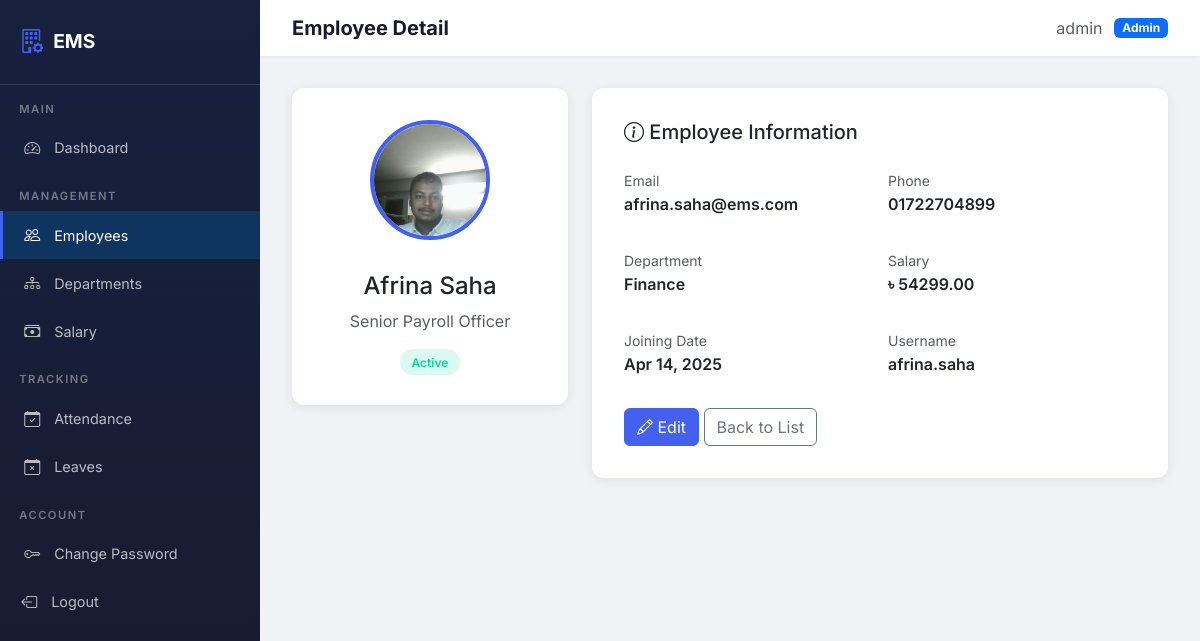
The app's page /employees/35/ (signed in) with its own data.
### employees/models.py (models this page shows, shortened)
class Employee(models.Model):
    STATUS_CHOICES = [
        ('active', 'Active'),
        ('inactive', 'Inactive'),
    ]
    user = models.OneToOneField(User, on_delete=models.CASCADE, related_name='employee')
    phone = models.CharField(max_length=20, blank=True)
    department = models.ForeignKey(
        Department, on_delete=models.SET_NULL, null=True, related_name='employees'
    )
    job_title = models.CharField(max_length=100)
    salary = models.DecimalField(max_digits=12, decimal_places=2, default=0)
    joining_date = models.DateField()
    status = models.CharField(max_length=10, choices=STATUS_CHOICES, default='active')
    profile_picture = models.ImageField(
        upload_to='profile_pics/', blank=True, null=True
    )
    class Meta:
        ordering = ['user__first_name', 'user__last_name']
    @property
    def full_name(self):
        return self.user.get_full_name() or self.user.username
    @property
    def email(self):
        return self.user.email

### departments/models.py (models this page shows, shortened)
class Department(models.Model):
    name = models.CharField(max_length=100, unique=True)
    description = models.TextField(blank=True)
    created_at = models.DateTimeField(auto_now_add=True)
    class Meta:
        ordering = ['name']
    def __str__(self):
        return self.name

### employees/views.py (the view)
# urls.py: path('<int:pk>/', views.employee_detail, name='detail'),
@admin_required
def employee_detail(request, pk):
    employee = get_object_or_404(Employee.objects.select_related('user', 'department'), pk=pk)
    return render(request, 'employees/employee_detail.html', {
        'employee': employee,
    })

### templates/employees/employee_detail.html (shortened to what this page needs)
{% extends 'base.html' %}
{% block page_title %}Employee Detail{% endblock %}
{% block content %}
<div class="row g-4">
    <div class="col-md-4">
        <div class="form-card profile-header">
            {% if employee.profile_picture %}
            <img src="{{ employee.profile_picture.url }}" class="profile-picture">
            {% else %}
            <div class="profile-picture bg-primary d-flex align-items-center justify-content-center text-white mx-auto"
                style="font-size: 2.5rem;">
                {{ employee.user.first_name|first }}{{ employee.user.last_name|first }}
            </div>
            {% endif %}
            <h4 class="mt-3">{{ employee.full_name }}</h4>
            <p class="text-muted">{{ employee.job_title }}</p>
            <span class="badge-status badge-{{ employee.status }}">{{ employee.get_status_display }}</span>
        </div>
    </div>
    <div class="col-md-8">
        <div class="form-card">
            <h5 class="mb-4"><i class="bi bi-info-circle"></i> Employee Information</h5>
            <div class="row g-3">
                <div class="col-md-6">
                    <label class="text-muted small">Email</label>
                    <p class="fw-semibold">{{ employee.email }}</p>
                </div>
                <div class="col-md-6">
                    <label class="text-muted small">Phone</label>
                    <p class="fw-semibold">{{ employee.phone|default:"-" }}</p>
                </div>
                <div class="col-md-6">
                    <label class="text-muted small">Department</label>
                    <p class="fw-semibold">{{ employee.department|default:"-" }}</p>
                </div>
                <div class="col-md-6">
                    <label class="text-muted small">Salary</label>
                    <p class="fw-semibold">৳ {{ employee.salary|floatformat:2 }}</p>
                </div>
                <div class="col-md-6">
                    <label class="text-muted small">Joining Date</label>
                    <p class="fw-semibold">{{ employee.joining_date|date:"M d, Y" }}</p>
                </div>
                <div class="col-md-6">
                    <label class="text-muted small">Username</label>
                    <p class="fw-semibold">{{ employee.user.username }}</p>
                </div>
            </div>
            <div class="mt-3">
                <a href="{% url 'employees:update' employee.pk %}" class="btn btn-primary"><i class="bi bi-pencil"></i>
                    Edit</a>
                <a href="{% url 'employees:list' %}" class="btn btn-outline-secondary">Back to List</a>
            </div>
        </div>
    </div>
</div>
{% endblock %}

### templates/base.html (shortened to what this page needs)
{% load static %}
<!DOCTYPE html>
<html lang="en">
<head>
    <link href="https://cdn.jsdelivr.net/npm/bootstrap@5.3.2/dist/css/bootstrap.min.css" rel="stylesheet">
    <link href="https://cdn.jsdelivr.net/npm/bootstrap-icons@1.11.2/font/bootstrap-icons.min.css" rel="stylesheet">
    <link rel="stylesheet" href="{% static 'css/style.css' %}">
</head>
<body>
    {% if user.is_authenticated %}
    <nav class="sidebar">
        <div class="brand">
            <i class="bi bi-building-gear"></i>
            <h4>EMS</h4>
        </div>
        {% if user.is_staff %}
        <div class="nav-section">Main</div>
        <a href="{% url 'dashboard:home' %}"
            class="nav-link {% if request.resolver_match.app_name == 'dashboard' %}active{% endif %}">
            <i class="bi bi-speedometer2"></i> Dashboard
        </a>
        <div class="nav-section">Management</div>
        <a href="{% url 'employees:list' %}"
            class="nav-link {% if request.resolver_match.app_name == 'employees' and 'my_' not in request.resolver_match.url_name %}active{% endif %}">
            <i class="bi bi-people"></i> Employees
        </a>
        <a href="{% url 'departments:list' %}"
            class="nav-link {% if request.resolver_match.app_name == 'departments' %}active{% endif %}">
            <i class="bi bi-diagram-3"></i> Departments
        </a>
        <a href="{% url 'employees:salary_list' %}"
            class="nav-link {% if 'salary' in request.resolver_match.url_name %}active{% endif %}">
            <i class="bi bi-cash-stack"></i> Salary
        </a>
        <div class="nav-section">Tracking</div>
        <a href="{% url 'attendance:admin_attendance' %}"
            class="nav-link {% if request.resolver_match.app_name == 'attendance' %}active{% endif %}">
            <i class="bi bi-calendar-check"></i> Attendance
        </a>
        <a href="{% url 'leaves:admin_list' %}"
            class="nav-link {% if request.resolver_match.app_name == 'leaves' %}active{% endif %}">
            <i class="bi bi-calendar-x"></i> Leaves
        </a>
        {% endif %}
        <div class="nav-section">Account</div>
        <a href="{% url 'accounts:password_change' %}" class="nav-link">
            <i class="bi bi-key"></i> Change Password
        </a>
        <form method="post" action="{% url 'accounts:logout' %}" class="m-0 p-0">
            <button type="submit" class="nav-link w-100 text-start border-0 bg-transparent" style="cursor:pointer;">
                <i class="bi bi-box-arrow-left"></i> Logout
            </button>
        </form>
    </nav>
    <div class="main-content">
        <div class="topbar">
            <h5 class="page-title">{% block page_title %}Dashboard{% endblock %}</h5>
            <div class="user-info">
                <span class="text-muted">{{ user.get_full_name|default:user.username }}</span>
                <span class="badge bg-{% if user.is_staff %}primary{% else %}secondary{% endif %}">
                    {% if user.is_staff %}Admin{% else %}Employee{% endif %}
                </span>
            </div>
        </div>
        <div class="content-wrapper">
            {% block content %}{% endblock %}
        </div>
    </div>
    {% else %}
    {% block login_content %}{% endblock %}
    {% endif %}
</body>
</html>

### static/css/style.css (style rules this page uses)
:root { --primary: #4361ee; --primary-dark: #3a56d4; --secondary: #7209b7; --success: #06d6a0; --warning: #ffd166; --danger: #ef476f; --dark: #1a1a2e; --sidebar-bg: #16213e; --sidebar-hover: #0f3460; --body-bg: #f0f2f5; --card-shadow: 0 2px 12px rgba(0, 0, 0, 0.08); }
body { background-color: var(--body-bg); font-family: 'Inter', 'Segoe UI', sans-serif; min-height: 100vh; }
.sidebar { background: linear-gradient(180deg, var(--sidebar-bg) 0%, var(--dark) 100%); min-height: 100vh; width: 260px; position: fixed; top: 0; left: 0; z-index: 1000; padding-top: 0; transition: all 0.3s ease; overflow-y: auto; }
.sidebar .brand { padding: 1.5rem 1.2rem; border-bottom: 1px solid rgba(255, 255, 255, 0.1); display: flex; align-items: center; gap: 10px; }
.sidebar .brand h4 { color: #fff; margin: 0; font-weight: 700; font-size: 1.2rem; }
.sidebar .brand i { font-size: 1.5rem; color: var(--primary); }
.sidebar .nav-link { color: rgba(255, 255, 255, 0.7); padding: 0.75rem 1.2rem; display: flex; align-items: center; gap: 12px; font-size: 0.9rem; border-left: 3px solid transparent; transition: all 0.2s ease; }
.sidebar .nav-link:hover, .sidebar .nav-link.active { color: #fff; background: var(--sidebar-hover); border-left-color: var(--primary); }
.sidebar .nav-link i { width: 20px; text-align: center; font-size: 1rem; }
.sidebar .nav-section { color: rgba(255, 255, 255, 0.4); padding: 1rem 1.2rem 0.4rem; font-size: 0.7rem; text-transform: uppercase; letter-spacing: 1.5px; font-weight: 600; }
.main-content { margin-left: 260px; min-height: 100vh; }
.topbar { background: #fff; padding: 1rem 2rem; box-shadow: 0 1px 4px rgba(0, 0, 0, 0.06); display: flex; justify-content: space-between; align-items: center; position: sticky; top: 0; z-index: 999; }
.topbar .page-title { font-weight: 700; font-size: 1.25rem; color: var(--dark); margin: 0; }
.topbar .user-info { display: flex; align-items: center; gap: 12px; }
.content-wrapper { padding: 2rem; }
.badge-status { padding: 0.35rem 0.75rem; border-radius: 20px; font-size: 0.75rem; font-weight: 600; }
.badge-active { background: rgba(6, 214, 160, 0.15); color: #06d6a0; }
.form-card { background: #fff; border-radius: 12px; box-shadow: var(--card-shadow); padding: 2rem; }
.btn-primary { background: var(--primary); border-color: var(--primary); }
.profile-header { text-align: center; padding: 2rem; }
.profile-picture { width: 120px; height: 120px; border-radius: 50%; object-fit: cover; border: 4px solid var(--primary); margin-bottom: 1rem; }

### records on screen
Employee: profile_picture (picture), full_name "Afrina Saha", job_title "Senior Payroll Officer", status "Active", email "afrina.saha@ems.com", phone "01722704899", department "Finance", salary "54299.00", joining_date "Apr 14, 2025", user.username "afrina.saha"

### other values on screen
{{ user.get_full_name|default:user.username }} "admin"
